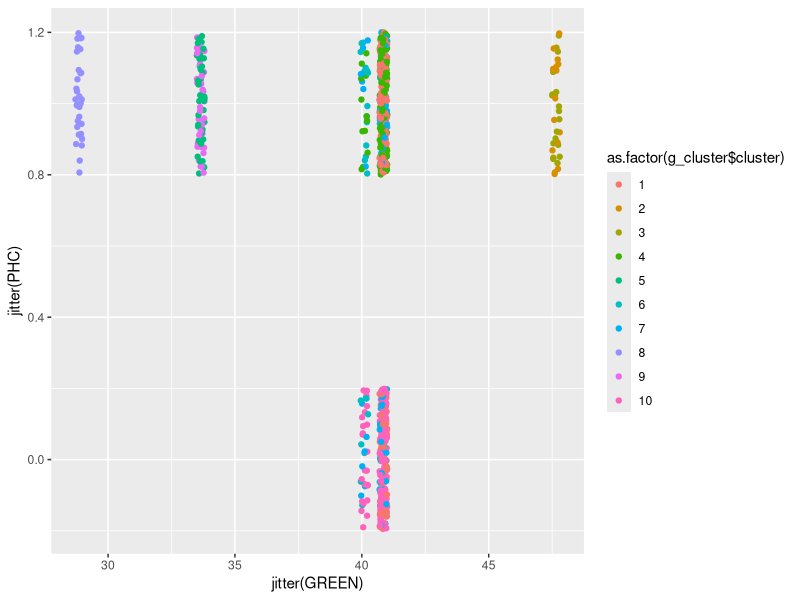
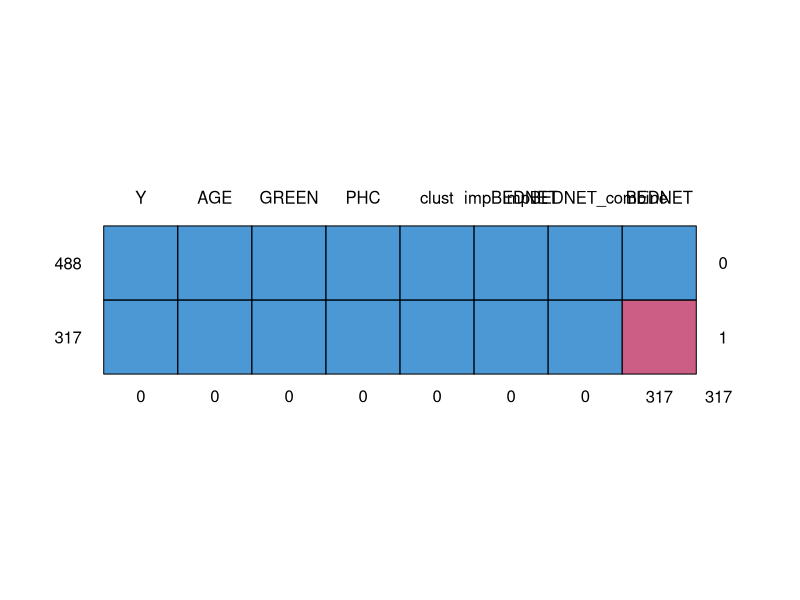

Source code (R) for these figures, in order:
## ---- chunk 1
knitr::opts_chunk$set(fig.width=5, fig.height=3) 
library(mice)
library(dplyr)
library(knitr)
library(ggplot2)
library(cluster)
#read in the data set
gambia <-read.csv("gambiaMissing.csv")
## ---- chunk 2
code4kids <- NULL
for( i in 1:100) {
  gambia <-read.csv("gambiaMissing.csv")
  g_cluster <- kmeans(gambia[,-c(1,3)], 10, nstart = 20)
  gambia$clust <- g_cluster$cluster #add a column with clusters
  gambia <- gambia %>% group_by(clust) %>% mutate(impBEDNET = as.numeric((mean(BEDNET, na.rm = T) >= 0.5))) %>% group_by(clust) %>% mutate(impBEDNET_combine = ifelse(is.na(BEDNET), as.numeric((mean(BEDNET, na.rm = T) >= 0.5)), BEDNET))
  ind = which(!is.na(gambia$BEDNET))
  
    #Split into training and test
    training = sample_frac(gambia, .7) #Split into a training
    training_samp = as.numeric(row.names(training))
    test = gambia[-training_samp, ] #Get the test set
  
  TrMC = glm(data = training, Y ~ AGE + GREEN + PHC + impBEDNET_combine, family = "binomial")
  pred.val.c = round(predict(TrMC, test, type = "response"))
  code4kids <- rbind(code4kids, mean(test$Y == pred.val.c))
}

## ---- chunk 3
#clustering graph
ggplot(gambia, aes(jitter(GREEN), jitter(PHC), color = as.factor(g_cluster$cluster))) + geom_point()

## ---- chunk 4
sum(is.na(gambia$BEDNET))/nrow(gambia) #More diagnostics; just checking missing
#data 
for (col in 1:ncol(gambia)){
  print(sum(is.na(gambia[, col]))/nrow(gambia))
}
md.pattern(gambia)
FirstRun = mice(data = gambia, m = 5, meth = "pmm", maxit = 5, printFlag = F) #First imputation
Bednet_Imputations = FirstRun$imp$BEDNET #Get the imputed columns


## ---- chunk 5
#Impute data, fit model, generate parameter estimates 
TEST_ACCURACY <- NULL
for(i in 1:100) {
  FirstRun = mice(data = gambia, m = 5, meth = "pmm", maxit = 5, printFlag = F) #First imputation
  Bednet_Imputations = FirstRun$imp$BEDNET
  #Append imputed columns to the gambia data set
  gambia$Imp1 = gambia$BEDNET
  gambia$Imp1[-ind] = Bednet_Imputations[,1]
  
  gambia$Imp2 = gambia$BEDNET
  gambia$Imp2[-ind] = Bednet_Imputations[,2]
  
  gambia$Imp3 = gambia$BEDNET
  gambia$Imp3[-ind] = Bednet_Imputations[,3]
  
  gambia$Imp4 = gambia$BEDNET
  gambia$Imp4[-ind] = Bednet_Imputations[,4]
  
  gambia$Imp5 = gambia$BEDNET
  gambia$Imp5[-ind] = Bednet_Imputations[,5]
  
  
  #Split into training and test
  training = sample_frac(gambia, .7) #Split into a training
  training_samp = as.numeric(row.names(training))
  test = gambia[-training_samp, ] #Get the test set
  #Construct 5 models on the training data
  TrM1 = glm(data = training, Y ~ AGE + GREEN + PHC + Imp1, family = "binomial")
  TrM2 = glm(data = training, Y ~ AGE + GREEN + PHC + Imp2, family = "binomial")
  TrM3 = glm(data = training, Y ~ AGE + GREEN + PHC + Imp3, family = "binomial")
  TrM4 = glm(data = training, Y ~ AGE + GREEN + PHC + Imp4, family = "binomial")
  TrM5 = glm(data = training, Y ~ AGE + GREEN + PHC + Imp5, family = "binomial")
  
  #Need to predict
  pred.val.1 = round(predict(TrM1, test, type = "response"))
  pred.val.2 = round(predict(TrM2, test, type = "response"))
  pred.val.3 = round(predict(TrM3, test, type = "response"))
  pred.val.4 = round(predict(TrM4, test, type = "response"))
  pred.val.5 = round(predict(TrM5, test, type = "response"))
  
  y_true <- test$Y
TEST_ACCURACY <- rbind(TEST_ACCURACY, c(mean(y_true == pred.val.1), mean(y_true == pred.val.2), mean(y_true == pred.val.3), mean(y_true == pred.val.4), mean(y_true == pred.val.5)))  
}

apply(TEST_ACCURACY, 2, mean)
## ---- chunk 6
TEST_ACCURACY2 <- NULL
for(i in 1:100) {
  FirstRun2 = mice(data = gambia, m = 5, meth = "norm", maxit = 5, printFlag = F) #First imputation
  Bednet_Imputations2 = FirstRun2$imp$BEDNET
  #Append imputed columns to the gambia data set
  gambia$Imp11 = gambia$BEDNET
  gambia$Imp11[-ind] = Bednet_Imputations2[,1]
  
  gambia$Imp21 = gambia$BEDNET
  gambia$Imp21[-ind] = Bednet_Imputations2[,2]
  
  gambia$Imp31 = gambia$BEDNET
  gambia$Imp31[-ind] = Bednet_Imputations2[,3]
  
  gambia$Imp41 = gambia$BEDNET
  gambia$Imp41[-ind] = Bednet_Imputations2[,4]
  
  gambia$Imp51 = gambia$BEDNET
  gambia$Imp51[-ind] = Bednet_Imputations2[,5]
  
  
  #Split into training and test
  training2 = sample_frac(gambia, .7) #Split into a training
  training_samp2 = as.numeric(row.names(training))
  test2 = gambia[-training_samp2, ] #Get the test set
  #Construct 5 models on the training data
  TrM12 = glm(data = training2, Y ~ AGE + GREEN + PHC + Imp11, family = "binomial")
  TrM22 = glm(data = training2, Y ~ AGE + GREEN + PHC + Imp21, family = "binomial")
  TrM32 = glm(data = training2, Y ~ AGE + GREEN + PHC + Imp31, family = "binomial")
  TrM42 = glm(data = training2, Y ~ AGE + GREEN + PHC + Imp41, family = "binomial")
  TrM52 = glm(data = training2, Y ~ AGE + GREEN + PHC + Imp51, family = "binomial")
  
  #Need to predict
  pred.val.11 = round(predict(TrM12, test2, type = "response"))
  pred.val.21 = round(predict(TrM22, test2, type = "response"))
  pred.val.31 = round(predict(TrM32, test2, type = "response"))
  pred.val.41 = round(predict(TrM42, test2, type = "response"))
  pred.val.51 = round(predict(TrM52, test2, type = "response"))
  
  y_true <- test$Y
TEST_ACCURACY2 <- rbind(TEST_ACCURACY2, c(mean(y_true == pred.val.11), mean(y_true == pred.val.21), mean(y_true == pred.val.31), mean(y_true == pred.val.41), mean(y_true == pred.val.51)))  
}

apply(TEST_ACCURACY2, 2, mean)
